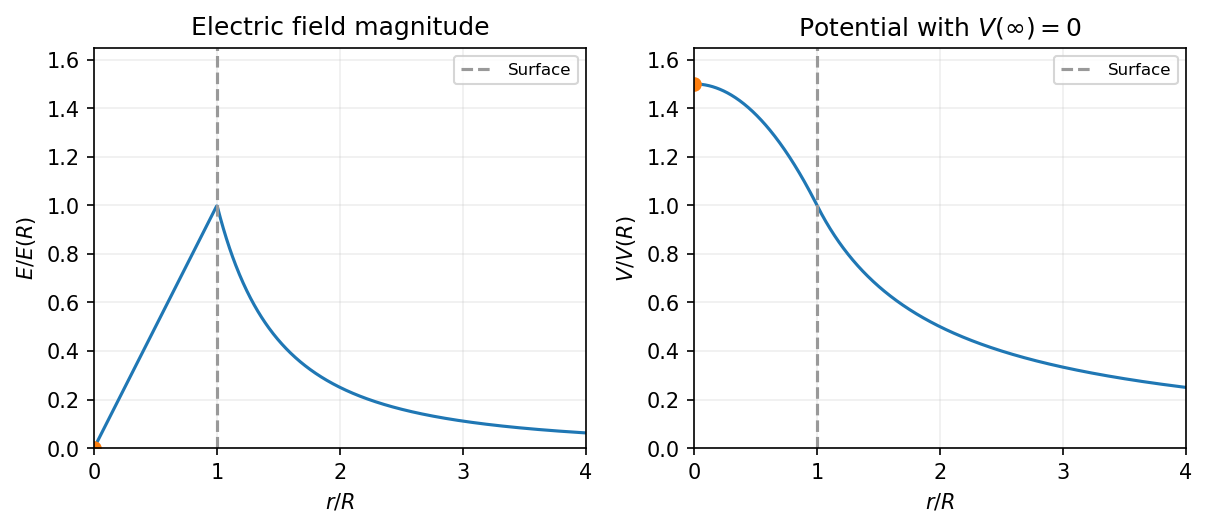

Generate this figure with Python:
"""Original explanatory figure; run from the mirrored _media directory."""
from pathlib import Path
import numpy as np
import matplotlib
matplotlib.use("Agg")
import matplotlib.pyplot as plt
plt.rcParams.update({"font.size": 10, "figure.facecolor": "white", "axes.facecolor": "white"})

fig,axs=plt.subplots(1,2,figsize=(8,3.4),layout='constrained');x=np.linspace(.001,4,800)
axs[0].plot(x,np.where(x<=1,x,x**-2));axs[1].plot(x,np.where(x<=1,(3-x*x)/2,1/x));axs[0].plot(0,0,'o');axs[1].plot(0,1.5,'o')
axs[0].set(ylabel=r'$E/E(R)$',title='Electric field magnitude');axs[1].set(ylabel=r'$V/V(R)$',title=r'Potential with $V(\infty)=0$')
for a in axs:a.axvline(1,color='0.6',ls='--',label='Surface');a.set(xlabel=r'$r/R$',xlim=(0,4),ylim=(0,1.65));a.grid(alpha=.2);a.legend(fontsize=8)

fig.savefig(Path.cwd()/Path(__file__).with_suffix(".png").name, dpi=150, facecolor="white", bbox_inches="tight")
plt.close(fig)
